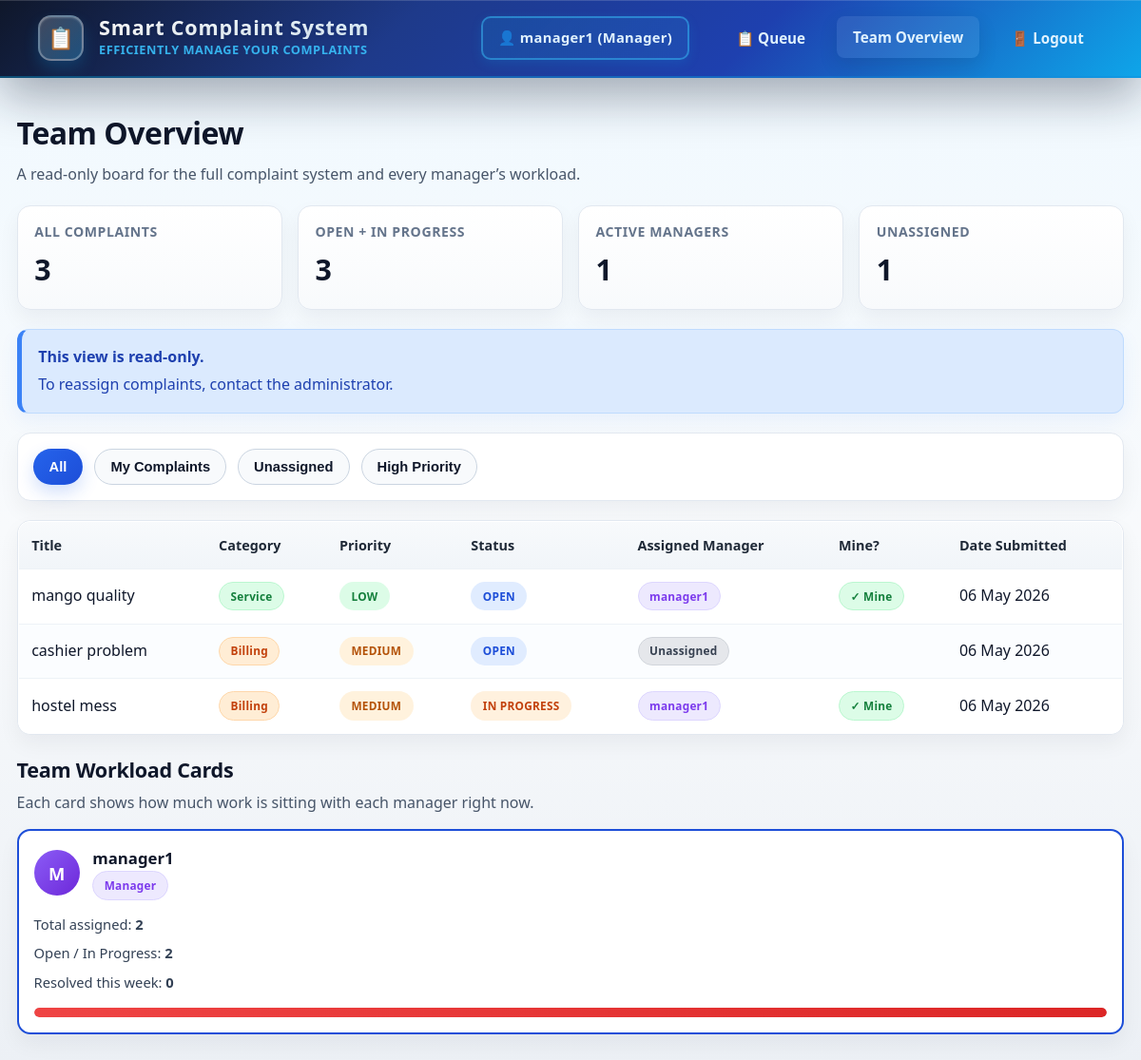
The page /manager/team (signed in) on the database as committed earlier.
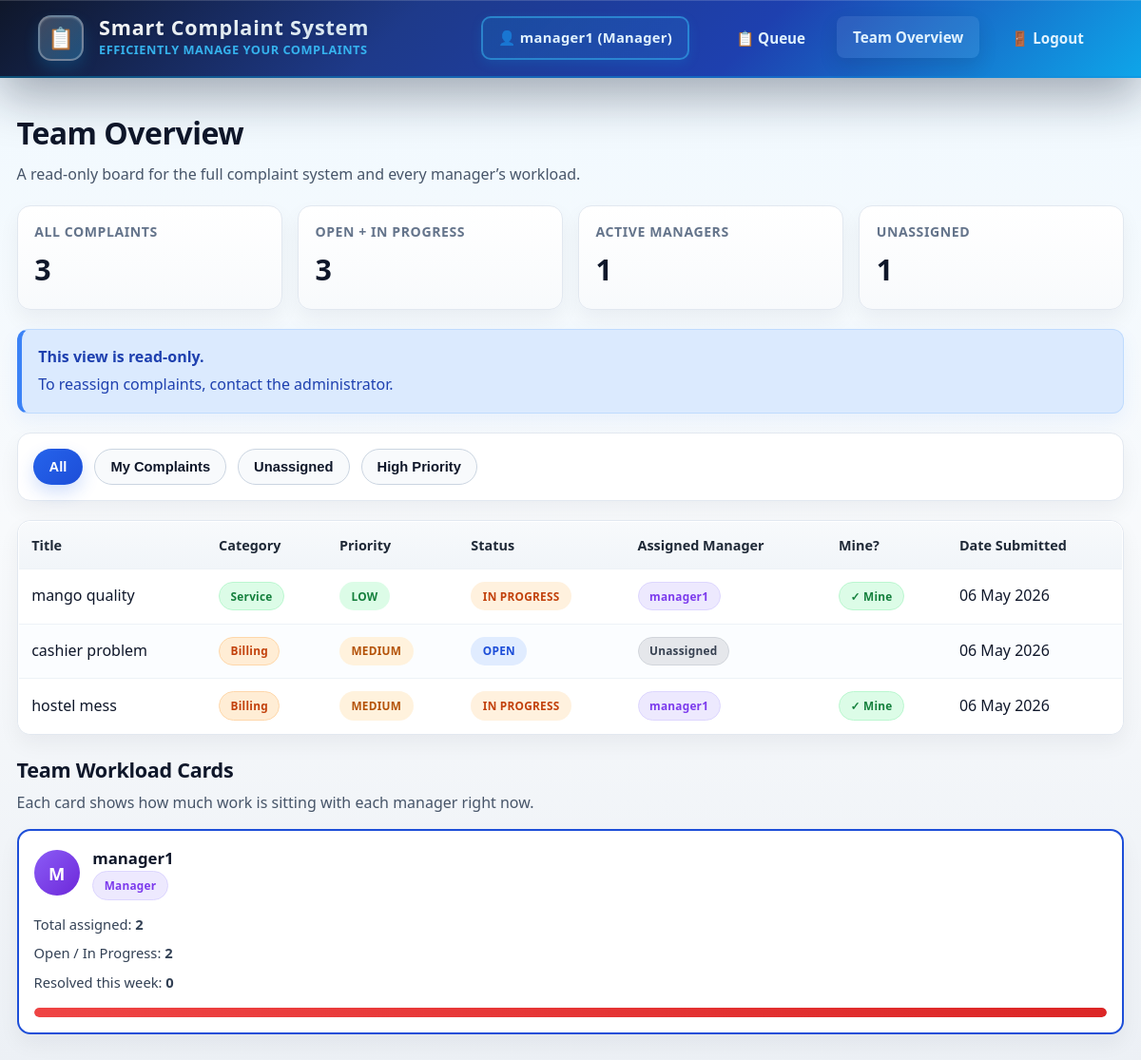
The same page on the database as committed later.
### models.py (models this page shows, shortened)
class Complaint(db.Model):
    __tablename__ = 'complaints'
    id = db.Column(db.Integer, primary_key=True)
    user_id = db.Column(db.Integer, db.ForeignKey('users.id'), nullable=False)
    title = db.Column(db.String(200), nullable=False)
    description = db.Column(db.Text, nullable=False)
    category = db.Column(db.String(50), default='General')
    priority = db.Column(db.String(20), default='medium')
    sentiment = db.Column(db.String(20), default='neutral')
    status = db.Column(db.String(20), default='open')
    ai_response = db.Column(db.Text, default='')
    internal_notes = db.Column(db.Text, nullable=True)
    assigned_to = db.Column(db.Integer, db.ForeignKey('users.id'), nullable=True)
    created_at = db.Column(db.DateTime, default=datetime.utcnow)
    resolved_at = db.Column(db.DateTime, nullable=True)
    rating = db.Column(db.Integer, nullable=True)
    responses = db.relationship('Response', backref='complaint', lazy=True, cascade='all, delete-orphan')

class User(UserMixin, db.Model):
    __tablename__ = 'users'
    id = db.Column(db.Integer, primary_key=True)
    username = db.Column(db.String(80), unique=True, nullable=False)
    email = db.Column(db.String(120), unique=True, nullable=False)
    password_hash = db.Column(db.String(255), nullable=False)
    role = db.Column(db.String(20), default='user', nullable=False)
    is_active = db.Column(db.Boolean, default=True, nullable=False)
    created_at = db.Column(db.DateTime, default=datetime.utcnow)
    complaints_submitted = db.relationship(
        'Complaint',
        foreign_keys='Complaint.user_id',
        backref='author',
        lazy=True,
        cascade='all, delete-orphan'
    )
    responses_written = db.relationship(
        'Response',
        foreign_keys='Response.author_id',
        backref='response_author',
        lazy=True,
        cascade='all, delete-orphan'
    )
    assigned_complaints = db.relationship(
        'Complaint',
        foreign_keys='Complaint.assigned_to',
        backref='manager',
        lazy=True
    )

### app.py (the view)
@app.route('/manager/team')
@login_required
def manager_team():
    if current_user.role != 'manager':
        flash('❌ Unauthorized!', 'error')
        return redirect(url_for('index'))
    from sqlalchemy.orm import aliased
    ManagerUser = aliased(User)
    SubmitterUser = aliased(User)
    all_rows = (
        db.session.query(Complaint, ManagerUser, SubmitterUser)
        .outerjoin(ManagerUser, Complaint.assigned_to == ManagerUser.id)
        .join(SubmitterUser, Complaint.user_id == SubmitterUser.id)
        .order_by(Complaint.created_at.desc())
        .all()
    )
    all_managers = (
        User.query.filter_by(role='manager')
        .order_by(User.username.asc())
        .all()
    )
    one_week_ago = datetime.utcnow() - timedelta(days=7)
    workload_stats = []
    for manager in all_managers:
        total_assigned = Complaint.query.filter(
            Complaint.assigned_to == manager.id
        ).count()
        open_count = Complaint.query.filter(
            Complaint.assigned_to == manager.id,
            Complaint.status.in_(['open', 'in_progress'])
        ).count()
        resolved_this_week = Complaint.query.filter(
            Complaint.assigned_to == manager.id,
            Complaint.status == 'resolved',
            Complaint.resolved_at.isnot(None),
            Complaint.resolved_at >= one_week_ago
        ).count()
        workload_stats.append({
            'manager': manager,
            'total_assigned': total_assigned,
            'open_count': open_count,
            'resolved_this_week': resolved_this_week,
        })
    return render_template(
        'manager/team.html',
        all_rows=all_rows,
        all_managers=all_managers,
        workload_stats=workload_stats,
        current_user_id=current_user.id
    )

### app.py (called while the page is built)
@login_manager.user_loader
def load_user(user_id):
    return User.query.get(int(user_id))

### templates/manager/team.html (shortened to what the changed rows need)
{% extends "base.html" %}  {% block content %}
<div class="team-page">
  <div class="team-header">
    <div>
      <h1 class="team-title">Team Overview</h1>
    </div>
  </div>
  <div class="summary-grid">
    <div class="summary-card">
      <h2 class="summary-value">{{ all_rows|length }}</h2>
    </div>
    <div class="summary-card">
      <h2 class="summary-value">
        {{ all_rows | selectattr('0.status', 'in', ['open', 'in_progress']) |
        list | length }}
      </h2>
    </div>
    <div class="summary-card">
      <h2 class="summary-value">{{ all_managers|length }}</h2>
    </div>
    <div class="summary-card">
      <h2 class="summary-value">
        {{ all_rows | selectattr('0.assigned_to', 'equalto', none) | list |
        length }}
      </h2>
    </div>
  </div>
  <div class="table-wrap">
    <table class="team-table">
      <thead>
        <tr>
          <th>Title</th>
          <th>Category</th>
          <th>Priority</th>
          <th>Status</th>
          <th>Assigned Manager</th>
          <th>Mine?</th>
          <th>Date Submitted</th>
        </tr>
      </thead>
      <tbody id="teamTableBody">
        {% if all_rows %} {% for complaint, manager_user, submitter in all_rows
        %} {% set is_mine = complaint.assigned_to == current_user_id %}
        <tr
          data-mine="{{ 'true' if is_mine else 'false' }}"
          data-assigned="{{ 'true' if complaint.assigned_to else 'false' }}"
          data-priority="{{ complaint.priority }}">
          <td>
            {% if complaint.title|length > 45 %} {{ complaint.title[:45] }}...
            {% else %} {{ complaint.title }} {% endif %}
          </td>
          <td>
            {% if complaint.category == 'Technical' %}
            <span class="category-badge category-technical">Technical</span>
            {% elif complaint.category == 'Billing' %}
            <span class="category-badge category-billing">Billing</span>
            {% elif complaint.category == 'Service' %}
            <span class="category-badge category-service">Service</span>
            {% else %}
            <span class="category-badge category-general">General</span>
            {% endif %}
          </td>
          <td>
            <span class="priority-badge priority-{{ complaint.priority }}"
              >{{ complaint.priority.replace('_', ' ').title() }}</span
            >
          </td>
          <td>
            <span class="status-badge status-{{ complaint.status }}"
              >{{ complaint.status.replace('_', ' ').title() }}</span
            >
          </td>
          <td>
            {% if manager_user %}
            <span
              class="manager-chip {% if manager_user.id % 4 == 0 %}blue{% elif manager_user.id % 4 == 1 %}green{% elif manager_user.id % 4 == 2 %}purple{% else %}orange{% endif %}">
              {{ manager_user.username }}
            </span>
            {% else %}
            <span class="manager-chip unassigned">Unassigned</span>
            {% endif %}
          </td>
          <td>
            {% if complaint.assigned_to == current_user_id %}
            <span class="mine-badge">✓ Mine</span>
            {% endif %}
          </td>
          <td>{{ complaint.created_at.strftime('%d %b %Y') }}</td>
        </tr>
        {% endfor %} {% else %}
        <tr>
          <td colspan="7" class="empty-state">
            No complaints found in the system.
          </td>
        </tr>
        {% endif %}
      </tbody>
    </table>
  </div>
  <div class="workload-section">
    <div>
      <h2 class="workload-heading">Team Workload Cards</h2>
    </div>
  </div>
</div>
{% endblock %}

Rows that differ between the two databases and show on the page:
changed Complaint "mango quality": status "open" → "in_progress" (drawn); status.replace "OPEN" → "IN PROGRESS"
